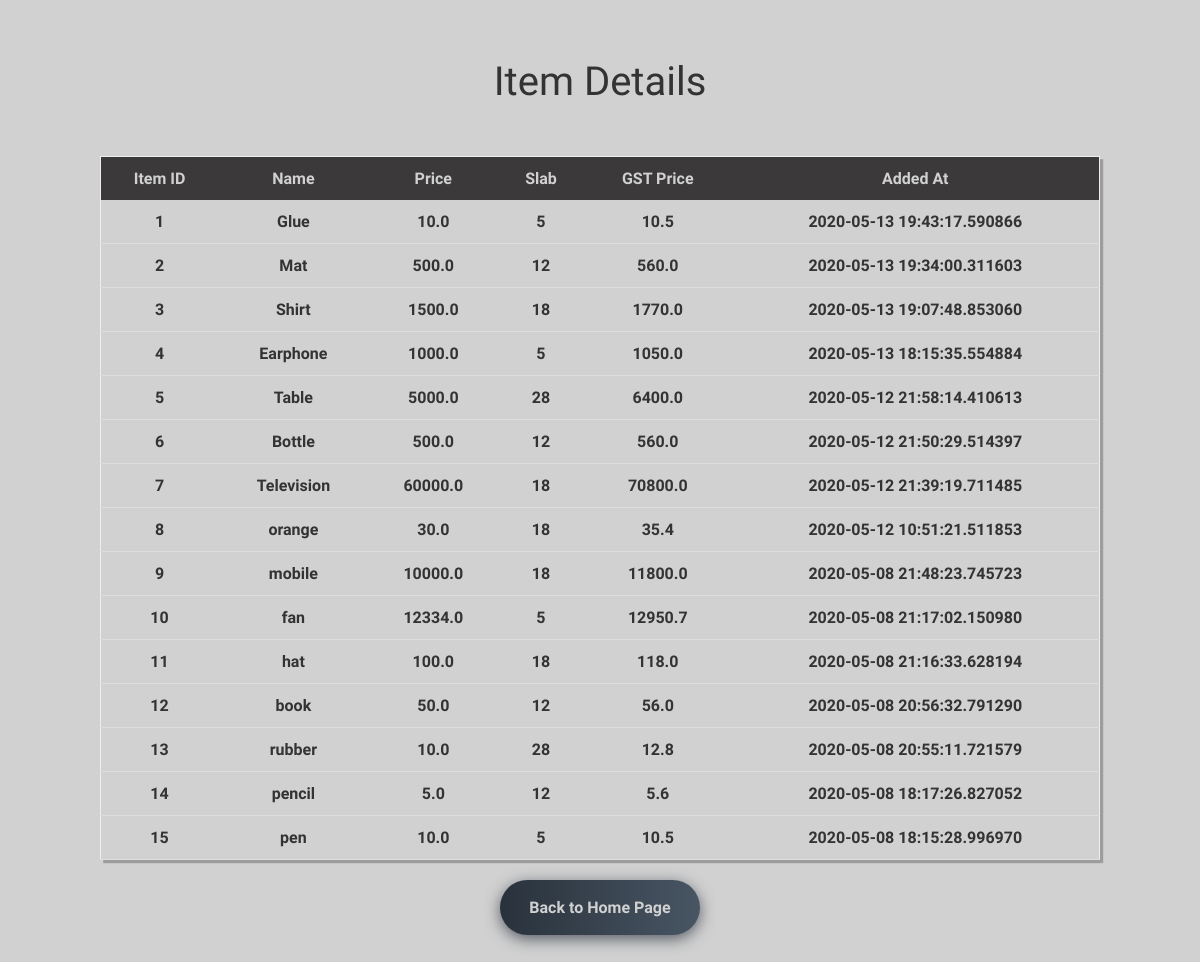
/table, run on an earlier commit of the app's database.
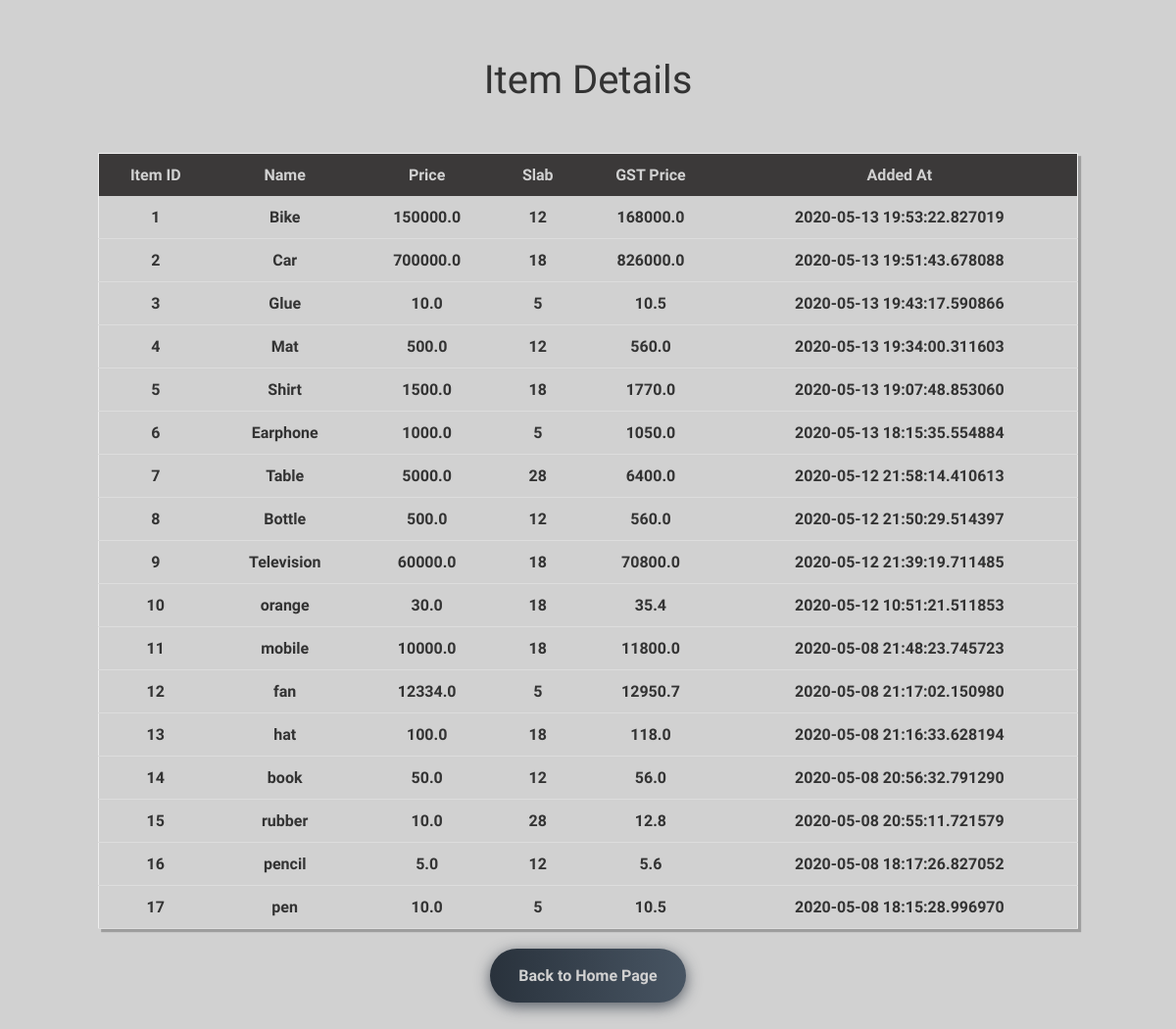
And on a later commit of the database.
### tables this page shows
CREATE TABLE "gst_items" ("ID" INTEGER PRIMARY KEY AUTOINCREMENT NOT NULL, "Item" VARCHAR,"Price" REAL, "Slab" INTEGER, "GST_Price" REAL, "Added_at" TIMESTAMP);

### app.py (the view)
@app.route('/table')
def table():
    con = sql.connect("new_database.db")
    cur = con.cursor()
    cur.execute("SELECT * FROM gst_items ORDER BY ID DESC ")
    output = cur.fetchall()
    return render_template("table.html", output = output)

### templates/table.html (shortened to what this page needs)
<!DOCTYPE html>
<html lang="en">
<head>
    <link rel="stylesheet" type="text/css" href="{{ url_for('static', filename='/css/table.css') }}">
</head>
<body class="overlay" >
    <div class="center">
        <h1 style="text-align:center;padding:2%;font-family:Nova Square;font-size: 40px;color:#333;font-weight: 200;">Item Details</h1>
      <table style="width:1000px;">
        <thead>
          <tr class="first" style="text-align:center;font-family:Jura;color:#333;">
            <th>Item ID</th>
            <th>Name</th>
            <th>Price</th>
            <th>Slab</th>
            <th>GST Price</th>
            <th>Added At</th>
          </tr>
        </thead>
        <tbody>
          {% for value in output %}
            <tr style="text-align:center;font-family:Jura;color:#333;font-weight: 600;">
                <td> {{ loop.length - (value[0]-1) }}</td>
                <td> {{ value[1] }}</td>
                <td> {{ value[2] }}</td>
                <td> {{ value[3] }}</td>
                <td> {{ value[4] }}</td>
                <td> {{ value[5] }}</td>
            </tr>
          {% endfor %}
        </tbody>
      </table>
        <div id="back">
            <form action="/">
                <div class="buttons">
                    <input class="btn-hover color-8" style="text-align:center;font-family:Jura;color:#d1d1d1;" type="submit" value="Back to Home Page" />
                </div>
            </form>
        </div>
    </div>
</body>
</html>

### static/css/table.css (style rules this page uses)
.overlay { background-color: #d1d1d1; }
*, *:after, *:before { box-sizing: border-box; }
.center { align-items: center; display: flex; flex-direction: column; justify-content: center; }
table { border: 0.1em solid #eee; box-shadow: 0.2em 0.2em 0 rgba(0, 0, 0, 0.25); border-collapse: collapse; }
th, td { padding: 0.75em; }
th { background: #3b3939; color: #d1d1d1; text-align: center; }
#back { text-align :center; }
* { -webkit-box-sizing: border-box; -moz-box-sizing: border-box; box-sizing: border-box; }
.buttons { margin: 0%; text-align: center; }
.btn-hover { width: 200px; font-size: 16px; font-weight: 600; color: #fff; cursor: pointer; margin: 20px; height: 55px; text-align:center; border: none; background-size: 300% 100%; border-radius: 50px; moz-transition: all .4s ease-in-out; -o-transition: all .4s ease-in-out; -webkit-transition: all .4s ease-in-out; transition: all .4s ease-in-out; }
.btn-hover.color-8 { background-image: linear-gradient(to right, #29323c, #485563, #2b5876, #4e4376); box-shadow: 0 4px 15px 0 rgba(45, 54, 65, 0.75); }

What changed in the data, as far as the page shows it:
added gst_items: Item "Bike", Price "150000.0", Slab "12", GST_Price "168000.0", Added_at "2020-05-13 19:53:22.827019"
added gst_items: Item "Car", Price "700000.0", Slab "18", GST_Price "826000.0", Added_at "2020-05-13 19:51:43.678088"
